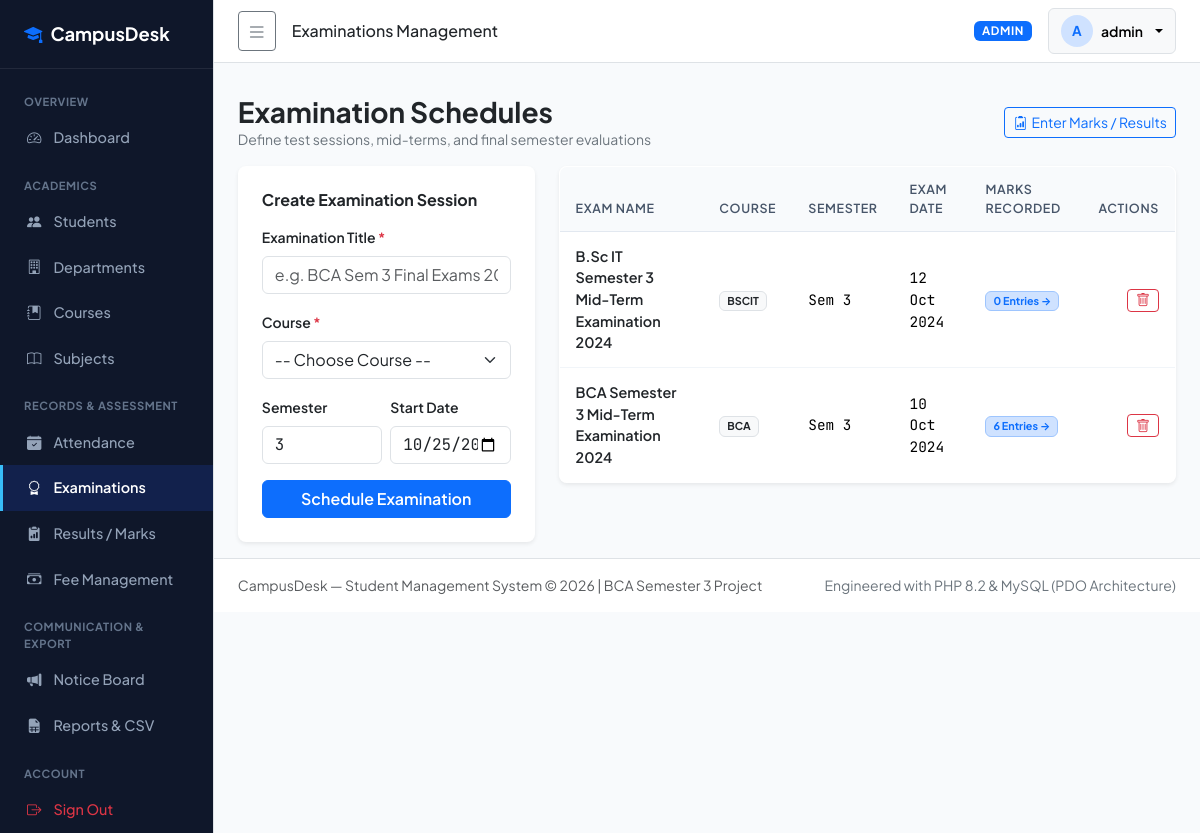
The page /admin/examinations.php (signed in) on the database its author committed.
### tables this page shows
CREATE TABLE `examinations` (
  `exam_id` INT AUTO_INCREMENT PRIMARY KEY,
  `course_id` INT NOT NULL,
  `exam_name` VARCHAR(100) NOT NULL,
  `semester` INT NOT NULL,
  `exam_date` DATE NOT NULL,
  `created_at` TIMESTAMP DEFAULT CURRENT_TIMESTAMP,
  CONSTRAINT `fk_exams_course` FOREIGN KEY (`course_id`) REFERENCES `courses` (`course_id`) ON DELETE CASCADE ON UPDATE CASCADE,
  INDEX `idx_exams_course` (`course_id`)
);

CREATE TABLE `courses` (
  `course_id` INT AUTO_INCREMENT PRIMARY KEY,
  `dept_id` INT NOT NULL,
  `course_name` VARCHAR(120) NOT NULL,
  `course_code` VARCHAR(20) NOT NULL UNIQUE,
  `duration_years` DECIMAL(3,1) NOT NULL DEFAULT 3.0,
  `description` TEXT NULL,
  `status` ENUM('active', 'inactive') NOT NULL DEFAULT 'active',
  `created_at` TIMESTAMP DEFAULT CURRENT_TIMESTAMP,
  CONSTRAINT `fk_courses_dept` FOREIGN KEY (`dept_id`) REFERENCES `departments` (`dept_id`) ON DELETE RESTRICT ON UPDATE CASCADE,
  INDEX `idx_courses_dept` (`dept_id`)
);

### includes/functions.php (called while the page is built, shortened)
<?php
function e(?string $string): string {
    return htmlspecialchars((string)$string, ENT_QUOTES, 'UTF-8');
}
function format_date(?string $date_str): string {
    $time = strtotime($date_str);
    return $time ? date('d M Y', $time) : $date_str;
}

### admin/examinations.php (the view, shortened to what this page needs)
<?php
require_once __DIR__ . '/../config/database.php';
require_once __DIR__ . '/../includes/functions.php';
$exams = $pdo->query("
    SELECT e.*, c.course_code, c.course_name, COUNT(r.result_id) as marks_count
    FROM examinations e
    JOIN courses c ON e.course_id = c.course_id
    LEFT JOIN results r ON e.exam_id = r.exam_id
    GROUP BY e.exam_id
    ORDER BY e.exam_date DESC
")->fetchAll();
require_once __DIR__ . '/../includes/header.php';
require_once __DIR__ . '/../includes/sidebar.php';
require_once __DIR__ . '/../includes/navbar.php';
?>
<div class="container-fluid px-4 py-3">
  <div class="d-flex justify-content-between align-items-center mb-3">
    <div>
      <h3 class="fw-bold text-dark mb-0">Examination Schedules</h3>
      <div class="text-secondary small">Define test sessions, mid-terms, and final semester evaluations</div>
    </div>
    <a href="results.php" class="btn btn-outline-primary btn-sm"><i class="bi bi-clipboard2-data me-1"></i>Enter Marks / Results</a>
  </div>
  <div class="row g-4">
    <div class="col-lg-4">
      <div class="card border-0 shadow-sm rounded-3 p-4 bg-white">
        <h6 class="fw-bold text-dark mb-3">Create Examination Session</h6>
        <form method="POST" action="examinations.php">
          <div class="mb-3">
            <label class="form-label small fw-semibold">Examination Title <span class="text-danger">*</span></label>
            <input type="text" class="form-control" name="exam_name" placeholder="e.g. BCA Sem 3 Final Exams 2024" required>
          </div>
          <div class="mb-3">
            <label class="form-label small fw-semibold">Course <span class="text-danger">*</span></label>
            <select class="form-select" name="course_id" required>
              <option value="">-- Choose Course --</option>
            </select>
          </div>
          <div class="row g-2 mb-3">
            <div class="col-6">
              <label class="form-label small fw-semibold">Semester</label>
              <input type="number" min="1" max="8" class="form-control tabular-nums" name="semester" value="3" required>
            </div>
            <div class="col-6">
              <label class="form-label small fw-semibold">Start Date</label>
              <input type="date" class="form-control tabular-nums" name="exam_date" value="<?= date('Y-m-d') ?>" required>
            </div>
          </div>
          <button type="submit" class="btn btn-primary w-100 fw-semibold">Schedule Examination</button>
        </form>
      </div>
    </div>
    <div class="col-lg-8">
      <div class="card border-0 shadow-sm rounded-3 bg-white overflow-hidden">
        <div class="table-responsive">
          <table class="table table-hover table-cd mb-0 align-middle">
            <thead>
              <tr>
                <th>Exam Name</th>
                <th>Course</th>
                <th>Semester</th>
                <th>Exam Date</th>
                <th>Marks Recorded</th>
                <th class="text-end">Actions</th>
              </tr>
            </thead>
            <tbody>
              <?php if (empty($exams)): ?>
                <tr><td colspan="6" class="text-center py-4 text-muted">No examinations scheduled yet.</td></tr>
              <?php else: ?>
                <?php foreach ($exams as $ex): ?>
                  <tr>
                    <td>
                      <div class="fw-semibold text-dark"><?= e($ex['exam_name']) ?></div>
                    </td>
                    <td><span class="badge bg-light text-dark border"><?= e($ex['course_code']) ?></span></td>
                    <td class="tabular-nums">Sem <?= (int)$ex['semester'] ?></td>
                    <td class="tabular-nums small"><?= format_date($ex['exam_date']) ?></td>
                    <td>
                      <a href="results.php?exam_id=<?= (int)$ex['exam_id'] ?>" class="badge bg-primary-subtle text-primary border border-primary-subtle text-decoration-none">
                        <?= (int)$ex['marks_count'] ?> Entries &rarr;
                      </a>
                    </td>
                    <td class="text-end">
                      <form method="POST" action="examinations.php" class="d-inline" onsubmit="return confirm('Delete examination <?= addslashes($ex['exam_name']) ?>?');">
                        <button type="submit" class="btn btn-outline-danger btn-sm py-0 px-2" title="Delete Exam">
                          <i class="bi bi-trash"></i>
                        </button>
                      </form>
                    </td>
                  </tr>
                <?php endforeach; ?>
              <?php endif; ?>
            </tbody>
          </table>
        </div>
      </div>
    </div>
  </div>
</div>
<?php require_once __DIR__ . '/../includes/footer.php'; ?>

### assets/css/style.css (style rules this page uses)
:root { --cd-primary: #1e40af; --cd-primary-dark: #0f2b48; --cd-primary-light: #3b82f6; --cd-sidebar-bg: #0f172a; --cd-sidebar-hover: #1e293b; --cd-surface: #ffffff; --cd-bg: #f8fafc; --cd-border: #e2e8f0; --cd-text-main: #0f172a; --cd-text-muted: #64748b; }
body { font-family: 'Plus Jakarta Sans', system-ui, -apple-system, BlinkMacSystemFont, 'Segoe UI', Roboto, sans-serif; background-color: var(--cd-bg); color: var(--cd-text-main); min-height: 100vh; }
.tabular-nums, td.metric, .badge-mono { font-family: 'JetBrains Mono', monospace; font-variant-numeric: tabular-nums; }
.table-cd { background: white; border-radius: 8px; overflow: hidden; border: 1px solid var(--cd-border); }
.table-cd thead th { background-color: #f8fafc; color: #475569; font-size: 0.78rem; font-weight: 600; text-transform: uppercase; letter-spacing: 0.05em; border-bottom: 1px solid var(--cd-border); padding: 0.85rem 1rem; }
.table-cd tbody td { padding: 0.85rem 1rem; vertical-align: middle; border-bottom: 1px solid #f1f5f9; font-size: 0.9rem; }

### rows shown on the page
examinations: exam_name "B.Sc IT Semester 3 Mid-Term Examination 2024", course.course_code "BSCIT", semester "3", exam_date "12 Oct 2024", marks_count "0"
examinations: exam_name "BCA Semester 3 Mid-Term Examination 2024", course.course_code "BCA", semester "3", exam_date "10 Oct 2024", marks_count "6"

### other values the page prints
$page_title "Examinations Management"
$user['role'] "ADMIN"
substr($user['full_name'] ?? 'U', 0, 1) "A"
$user['full_name'] "admin"
